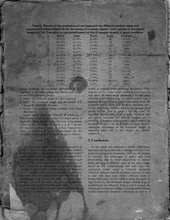
%> input picture code/3_10.jpg, 170 x 220 px, shrunk from 1700 x 2199 before the run
$ octave main.m   (GNU Octave 9; MATLAB toolbox functions it lacks are replaced by stand-ins)
%> lines starting %> are read from the running program, lines starting %| are printed output that depends on the picture
### code/preProcessing.m
function [ contrast_img ] = preProcessing( orig_img )
% contrast estimation

img_size=size(orig_img);
if numel(img_size)>2
    orig_img = rgb2gray(orig_img);
end

% adjust image
adjust_img = imadjust(orig_img);

% extract background image using the gray-level morphological closing
% operation
SE = strel('square',5);
bg_img = imclose(adjust_img, SE);

% subtracting the original from the background one, obtained contrast image
contrast_img = imsubtract(bg_img, orig_img);

% imshow(orig_img), title('original');
% figure, imshow(adjust_img), title('adjust');
% figure, imshow(bg_img), title('background');
% figure, imshow(contrast_img), title('contrast');
imwrite(contrast_img, 'contrast.png');

end

### code/doubleThresh.m
function [ T1, T2 ] = doubleThresh( img )
%DOUBLETHRESH implement algorithm 2
% Ternarization system using 1-D histogram Shannon based entropy
% input: img - grayscale image
% output: T1, T2 - two threshold values

% ensure grayscale
if numel(size(img)) > 2
    img = rgb2gray(img);
end

% initialization
MAXIMUM_K = 0;
T1 = 0;
T2 = 0;

[height, width] = size(img);

% compute histogram data
H = imhist(img);
P = H ./ (height * width);


for t1 = 1 : 255
    for t2 = t1+1 : 255
        Hb = 0;
        Hbw = 0;
        Hw = 0;

        Pb = sum(P(1 : t1));
        Pbw = sum(P(t1+1 : t2));
        Pw = sum(P(t2+1 : 256));

        % entropy for b group
        if(Pb > 0)
            for ii = 1 : t1
                if( P(ii) / Pb == 0)
                    continue;
                end
                Hb = Hb - (P(ii) / Pb) * log(P(ii) / Pb);
            end
        end

        % entropy for bw group
        if(Pbw > 0)
            for ii = t1 + 1 : t2
                if P(ii) / Pbw == 0
                    continue;
                end
                Hbw = Hbw - (P(ii) / Pbw) * log(P(ii) / Pbw);
            end
        end

        % entropy for w group
        if (Pw > 0)
            for ii = t2 + 1 : 256
                if P(ii) / Pw == 0
                    continue;
                end
                Hw = Hw - (P(ii) / Pw) * log(P(ii) / Pw);
            end
        end

        % total entropy
        Hs = Hb + Hbw + Hw;
        if Hs > MAXIMUM_K
            MAXIMUM_K = Hs;
            T1 = t1;
            T2 = t2;
        end
    end
end


end

### code/main.m
% main script of COMP 6771 final project
% by Qingbo Kang

clc, clear;
close all;

% read image
img = imread('3_10.jpg');
%> img is the input picture: size 220x170 uint8; min 1, max 220, mean 105.1

% convert rgb to grayscale
if numel(size(img)) > 2
    img = rgb2gray(img);
end

[height, width] = size(img);
%> height = 220; width = 170


%% contrast estimation
% obtain contrast image - pre processing
[contrast_img] = preProcessing( img);
%> in preProcessing, `adjust_img = imadjust(orig_img);`:
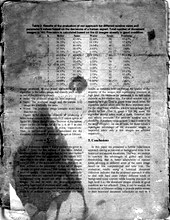
%> adjust_img: size 220x170 uint8; min 0, max 255, mean 144.7
%> in preProcessing, `bg_img = imclose(adjust_img, SE);`:
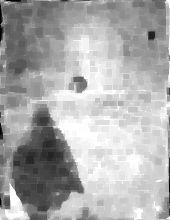
%> bg_img: size 220x170 uint8; min 0, max 255, mean 171.5
%> in preProcessing, `contrast_img = imsubtract(bg_img, orig_img);`:
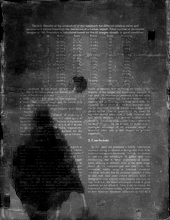
%> contrast_img: size 220x170 uint8; min 0, max 198, mean 66.7

%% double threshold binarization
% phase 1

% generate two threshold
[T1, T2] = doubleThresh( contrast_img );
%> in doubleThresh, `H = imhist(img);`: H = 256 values, max 1460 at index 1, min 0 at index 169, mean 146.1
%> in doubleThresh, `P = H ./ (height * width);`: P = 256 values, max 0.039 at index 1, min 0 at index 169, mean 0.00391
%> (the run ends here)
